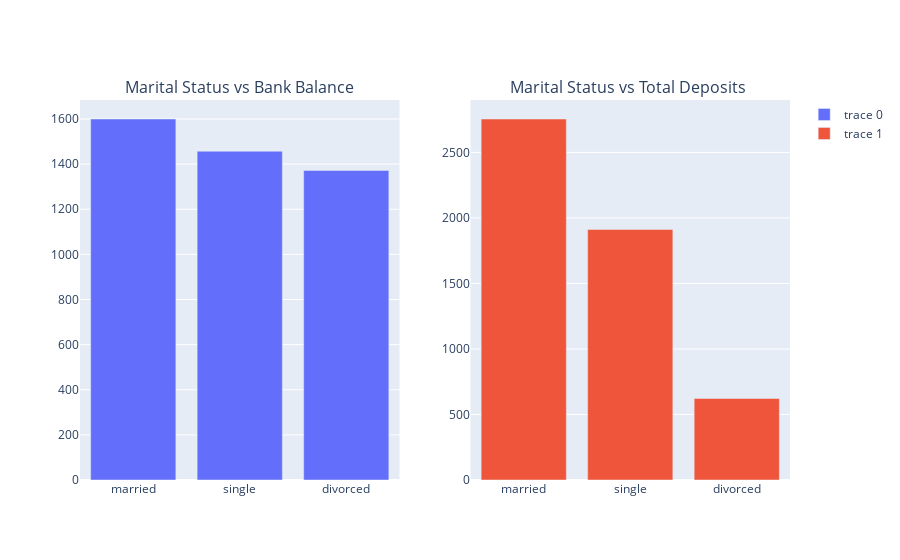

Notebook code cell kept with this figure:
### Markdown cell above
- Most of the married customers prefer having a loan the similar trend can be seen in divorced also. However the singles do not prefer to have loans.
- House Loan has more demand as compared to personal loan.
- Customers with loan do not prefer deposits.

### Code cell
marital_bal=bank.groupby('marital',as_index=False).agg({'balance':'mean'})
marital_bal=marital_bal.sort_values(by='balance',ascending=False)

marital_deposit=bank[bank['deposit']=='yes'].groupby('marital',as_index=False).agg({'deposit':'count'})
marital_deposit=marital_deposit.sort_values(by='deposit',ascending=False)
# display(marital_deposit)
# display(marital_bal)

px1=go.Bar(x=marital_bal['marital'],y=marital_bal['balance'])
px2=go.Bar(x=marital_deposit['marital'],y=marital_deposit['deposit'])

fig.update_layout(
    title="Bank Balance vs Jobs ",
    xaxis_title="Job Roles ",
    yaxis_title="Bank Balance",
        font=dict(
        family="Times New Roman",
        size=18,
        color="RebeccaPurple"
    ),
    width = 500,
    height= 500
    
)
fig=make_subplots(rows=1,cols=2,subplot_titles=['Marital Status vs Bank Balance','Marital Status vs Total Deposits '])
fig.add_trace(px1,row=1,col=1)
fig.add_trace(px2,row=1,col=2)

### Figure 1 — Plotly figure (JSON) as saved in the notebook; plotly's stock layout.template omitted (floating-point values rounded to 4 significant figures)
{"data": [{"type": "bar", "x": ["married", "single", "divorced"], "xaxis": "x", "y": [1600.0, 1457.0, 1372.0], "yaxis": "y"}, {"type": "bar", "x": ["married", "single", "divorced"], "xaxis": "x2", "y": [2755, 1912, 622], "yaxis": "y2"}], "layout": {"annotations": [{"font": {"size": 16}, "showarrow": false, "text": "Marital Status vs Bank Balance", "x": 0.225, "xanchor": "center", "xref": "paper", "y": 1, "yanchor": "bottom", "yref": "paper"}, {"font": {"size": 16}, "showarrow": false, "text": "Marital Status vs Total Deposits ", "x": 0.775, "xanchor": "center", "xref": "paper", "y": 1, "yanchor": "bottom", "yref": "paper"}], "xaxis": {"anchor": "y", "domain": [0, 0.45]}, "xaxis2": {"anchor": "y2", "domain": [0.55, 1]}, "yaxis": {"anchor": "x", "domain": [0, 1]}, "yaxis2": {"anchor": "x2", "domain": [0, 1]}}}
